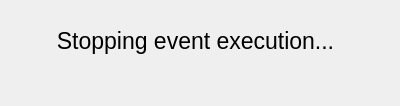
<?xml version="1.0" encoding="UTF-8"?>
<ui version="4.0">
 <class>CWaitMessage</class>
 <widget class="QDialog" name="CWaitMessage">
  <property name="geometry">
   <rect>
    <x>0</x>
    <y>0</y>
    <width>400</width>
    <height>106</height>
   </rect>
  </property>
  <property name="windowTitle">
   <string>Please wait...</string>
  </property>
  <widget class="QLabel" name="label">
   <property name="geometry">
    <rect>
     <x>10</x>
     <y>20</y>
     <width>371</width>
     <height>41</height>
    </rect>
   </property>
   <property name="font">
    <font>
     <pointsize>17</pointsize>
    </font>
   </property>
   <property name="text">
    <string>Stopping event execution...</string>
   </property>
   <property name="alignment">
    <set>Qt::AlignCenter</set>
   </property>
  </widget>
 </widget>
 <resources/>
 <connections/>
</ui>
